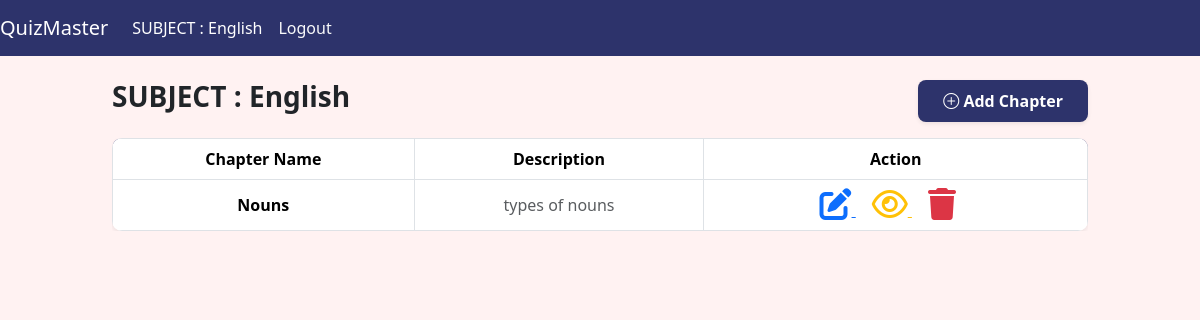
Screenshot of /showsubject/2 (signed in) with the database file from the repository.
### app.py (models this page shows)
class CourseTopic(db.Model):
    __tablename__="CourseTopic"
    id=db.Column(db.Integer, primary_key=True)
    name=db.Column(db.String(80),nullable=False)
    description=db.Column(db.String(120),nullable=False)
    course_sections=db.relationship("CourseSection", back_populates='course_topic',cascade="all,delete-orphan")

class CourseSection(db.Model):
    __tablename__="CourseSection"
    id=db.Column(db.Integer, primary_key=True)
    name=db.Column(db.String(80),nullable=False)
    description=db.Column(db.String(120),nullable=False)
    topic_id=db.Column(db.Integer, db.ForeignKey("CourseTopic.id"))
    course_topic=db.relationship("CourseTopic", back_populates='course_sections')
    quizzes=db.relationship("QuizTest",back_populates='course_section',cascade='all,delete-orphan')

### app.py (the view)
@app.route("/showsubject/<int:subid>",methods=["POST", "GET"])
def showsubject(subid):
    if 'admin' in session:
        topic = CourseTopic.query.filter_by(id=subid).first()
        if topic:
            sections = CourseSection.query.filter_by(topic_id=subid).all()
            return render_template("showsubject.html", subject=topic, chapter=sections)
        else:
            flash("Subject not found", "error")
            return redirect("/admin")
    return redirect("/login")

### templates/showsubject.html (shortened to what this page needs)
{% extends "index.html" %}
{% block content %}
<nav class="navbar navbar-expand-lg navbar-dark" style="background-color: #2D336B;">
    <a class="navbar-brand" href="/admin">QuizMaster</a>
    <div class="collapse navbar-collapse" id="navbarNavAltMarkup">
      <div class="navbar-nav">
        <a class="nav-item nav-link active" href="/showsubject/{{subject.id}}">SUBJECT : {{subject.name}}</a>
        <a class="nav-item nav-link active text-light" href="/logout">Logout</a>
      </div>
    </div>
  </nav>
  <div class="container-fluid mt-4">
    <div class="row justify-content-center">
        <div class="col-md-10">
            <div class="d-flex justify-content-between align-items-center mb-3">
                <h3 class="fw-bold text-dark">SUBJECT : {{ subject.name }}</h3>
                <a href="/chapter/{{subject.id }}"
                   class="btn fw-semibold text-white shadow-sm px-4 py-2"
                   style="background-color: #2D336B; border-radius: 8px; transition: 0.3s;">
                   <i class="bi bi-plus-circle"></i> Add Chapter
                </a>
            </div>
            {% if chapter|length > 0 %}
            <div class="table-responsive">
                <table class="table table-bordered table-hover text-center align-middle shadow-sm" style="border-radius: 10px; overflow: hidden;">
                    <thead class="thead-dark text-white" style="background-color: #2D336B;">
                        <tr>
                            <th>Chapter Name</th>
                            <th>Description</th>
                            <th>Action</th>
                        </tr>
                    </thead>
                    <tbody>
                        {% for chap in chapter %}
                        <tr>
                            <td class="fw-semibold">{{ chap.name }}</td>
                            <td class="text-muted">{{ chap.description }}</td>
                            <td>
                                <a href="/editchapter/{{ chap.id }}" class="text-primary me-3">
                                    <i class="fa-solid fa-pen-to-square fa-2x"></i>
                                </a>
                                <a href="/showchapter/{{ chap.id }}" class="text-warning me-3">
                                    <i class="fa-regular fa-eye fa-2x"></i>
                                </a>
                                <a href="/delchapterpopup/{{ chap.id }}" class="text-danger me-3">
                                    <i class="fa-solid fa-trash fa-2x"></i>
                                </a>
                            </td>
                        </tr>
                        {% endfor %}
                    </tbody>
                </table>
            </div>
            {% endif %}
        </div>
    </div>
</div>
{% endblock %}

### static/css/style.css (style rules this page uses)
h3 { text-align: center; }
body { background-color: #FFF2F2 !important; }
.table { margin: 0 auto; text-align: center; width: 100%; }
.table th, .table td { text-align: center; vertical-align: middle; width: auto; }

### rows the page displays
CourseTopic: name "English"
CourseSection: name "Nouns", description "types of nouns"
